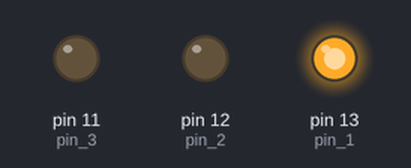
The sketch below on a simulated Arduino Uno, built with avr-gcc and run on an emulated ATmega328P. Shown: output pins drawn as LEDs (lit = HIGH).

Above: at 0.5 s.
At 2.0 s:
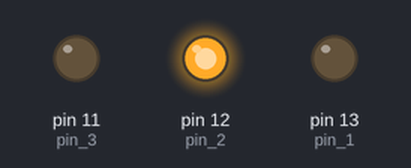
At 5.5 s:
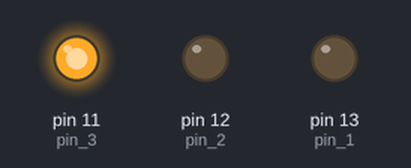
At 6.5 s:
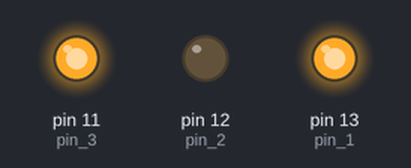
Timing chart, 0 to 7.8 s (numbered marks = the images above):
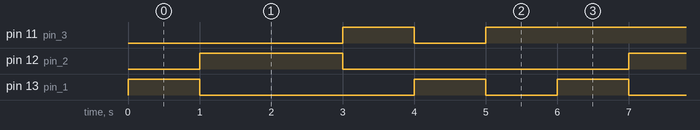

The sketch:

charlieprexing.ino
```cpp
int pin_1 = 13;
int pin_2 = 12;
int pin_3 = 11;

int slow = 1000;

void setup()
{

}

void loop()
{
  // LED 1
  pinMode(pin_1,OUTPUT);
  digitalWrite(pin_1,HIGH);
  pinMode(pin_2,OUTPUT);
  digitalWrite(pin_2,LOW);
  pinMode(pin_3,INPUT);

  delay(slow);

  // LED 2
  pinMode(pin_1,OUTPUT);
  digitalWrite(pin_1,LOW);
  pinMode(pin_2,OUTPUT);
  digitalWrite(pin_2,HIGH);
  pinMode(pin_3,INPUT);

  delay(slow);

  // LED 3
  pinMode(pin_1,INPUT);
  pinMode(pin_2,OUTPUT);
  digitalWrite(pin_2,HIGH);
  pinMode(pin_3,OUTPUT);
  digitalWrite(pin_3,LOW);

  delay(slow);

  // LED 4
  pinMode(pin_1,INPUT);
  pinMode(pin_2,OUTPUT);
  digitalWrite(pin_2,LOW);
  pinMode(pin_3,OUTPUT);
  digitalWrite(pin_3,HIGH);

  delay(slow);

  // LED 5
  pinMode(pin_1,OUTPUT);
  digitalWrite(pin_1,HIGH);
  pinMode(pin_2,INPUT);
  pinMode(pin_3,OUTPUT);
  digitalWrite(pin_3,LOW);

  delay(slow);

  // LED 6
  pinMode(pin_1,OUTPUT);
  digitalWrite(pin_1,LOW);
  pinMode(pin_2,INPUT);
  pinMode(pin_3,OUTPUT);
  digitalWrite(pin_3,HIGH);

  delay(slow);

}
```

Measured:
- by itself, pin 11 (pin_3): repeats every 6.0 s: LOW 1.0 s, HIGH 3.0 s, LOW 1.0 s, HIGH 1.0 s
- by itself, pin 12 (pin_2): alternates HIGH for 2.0 s and LOW for 4.0 s
- by itself, pin 13 (pin_1): repeats every 6.0 s: LOW 3.0 s, HIGH 1.0 s, LOW 1.0 s, HIGH 1.0 s
